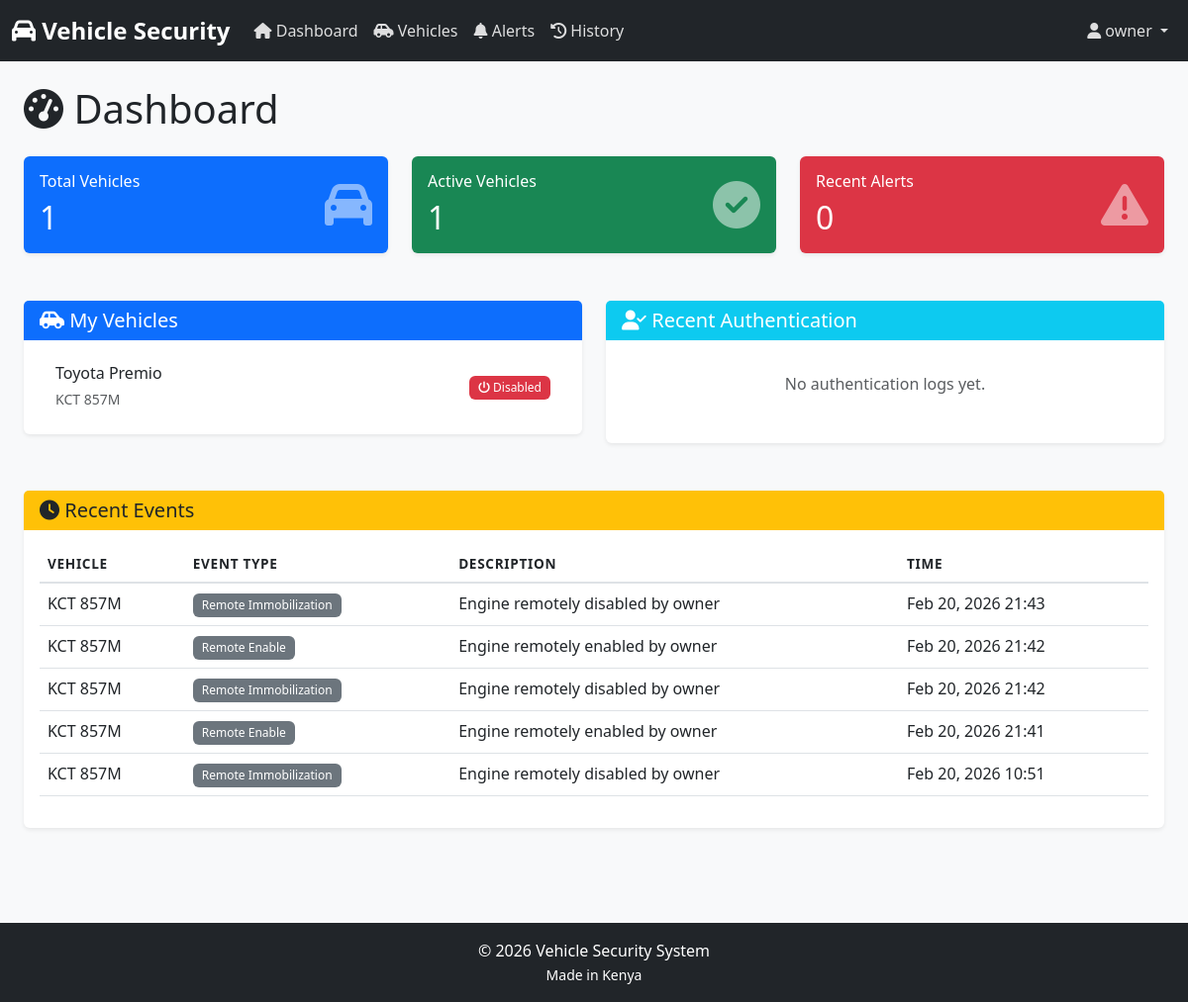
The page /dashboard/ (signed in) on the database as committed earlier.
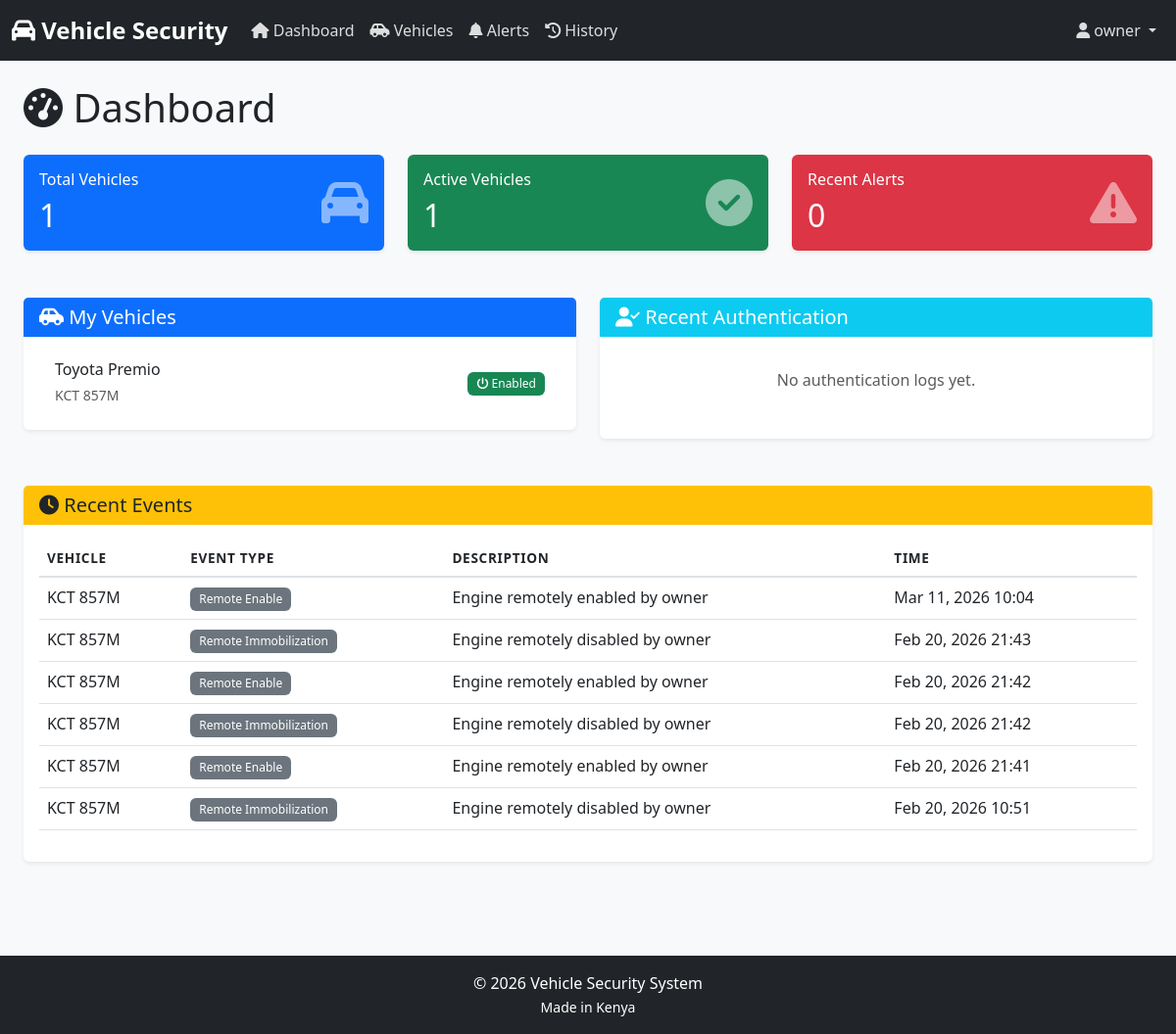
The same page on the database as committed later.
### vehicle_tracking/models.py (models this page shows, shortened)
class Vehicle(models.Model):
    VEHICLE_STATUS = (
        ('active', 'Active'),
        ('inactive', 'Inactive'),
        ('maintenance', 'Under Maintenance'),
        ('stolen', 'Stolen'),
    )
    owner = models.ForeignKey(settings.AUTH_USER_MODEL, on_delete=models.CASCADE,
                            related_name='owned_vehicles')
    registration_number = models.CharField(max_length=20, unique=True)
    make = models.CharField(max_length=50)
    model = models.CharField(max_length=50)
    year = models.IntegerField()
    color = models.CharField(max_length=30)
    vin = models.CharField(max_length=17, unique=True, blank=True, null=True)
    status = models.CharField(max_length=20, choices=VEHICLE_STATUS, default='active')
    engine_enabled = models.BooleanField(default=True)
    device_id = models.CharField(max_length=100, unique=True, help_text="Raspberry Pi device ID")
    created_at = models.DateTimeField(auto_now_add=True)
    updated_at = models.DateTimeField(auto_now=True)
    class Meta:
        ordering = ['-created_at']
        verbose_name = 'Vehicle'
        verbose_name_plural = 'Vehicles'

class VehicleEvent(models.Model):
    EVENT_TYPES = (
        ('engine_start', 'Engine Started'),
        ('engine_stop', 'Engine Stopped'),
        ('auth_success', 'Authentication Success'),
        ('auth_failed', 'Authentication Failed'),
        ('unauthorized_access', 'Unauthorized Access'),
        ('remote_immobilize', 'Remote Immobilization'),
        ('remote_enable', 'Remote Enable'),
        ('speed_alert', 'Speed Alert'),
        ('geofence_breach', 'Geofence Breach'),
        ('low_battery', 'Low Battery'),
        ('system_error', 'System Error'),
    )
    vehicle = models.ForeignKey(Vehicle, on_delete=models.CASCADE, related_name='events')
    event_type = models.CharField(max_length=30, choices=EVENT_TYPES)
    description = models.TextField()
    location = models.ForeignKey(VehicleLocation, on_delete=models.SET_NULL,
                                null=True, blank=True)
    user = models.ForeignKey(settings.AUTH_USER_MODEL, on_delete=models.SET_NULL,
                           null=True, blank=True)
    timestamp = models.DateTimeField(auto_now_add=True)
    class Meta:
        ordering = ['-timestamp']
        verbose_name = 'Vehicle Event'
        verbose_name_plural = 'Vehicle Events'

### vehicle_tracking/views.py (the view)
# urls.py: path('', views.dashboard_home, name='home'),
@login_required
def dashboard_home(request):
    if request.user.role == 'owner':
        vehicles = Vehicle.objects.filter(owner=request.user)
    elif request.user.vehicle:
        vehicles = Vehicle.objects.filter(id=request.user.vehicle.id)
    else:
        vehicles = Vehicle.objects.none()
    recent_events = VehicleEvent.objects.filter(
        vehicle__in=vehicles
    ).select_related('vehicle', 'user')[:10]
    recent_auth_logs = AuthenticationLog.objects.filter(
        vehicle__in=vehicles
    ).select_related('user', 'vehicle')[:10]
    total_vehicles = vehicles.count()
    active_vehicles = vehicles.filter(status='active').count()
    recent_alerts = VehicleEvent.objects.filter(
        vehicle__in=vehicles,
        event_type__in=['unauthorized_access', 'auth_failed', 'geofence_breach'],
        timestamp__gte=timezone.now() - timedelta(days=7)
    ).count()
    context = {
        'vehicles': vehicles,
        'recent_events': recent_events,
        'recent_auth_logs': recent_auth_logs,
        'total_vehicles': total_vehicles,
        'active_vehicles': active_vehicles,
        'recent_alerts': recent_alerts,
    }
    return render(request, 'dashboard/home.html', context)

### authentication/models.py (called while the page is built)
    def get_full_name(self):
        full_name = f"{self.first_name} {self.last_name}"
        return full_name.strip() or self.username

### templates/dashboard/home.html (shortened to what the changed rows need)
{% extends 'base/base.html' %}
{% block content %}
<div class="container-fluid">
    <h1 class="mb-4">
        <i class="fas fa-tachometer-alt"></i> Dashboard
    </h1>
    <div class="row mb-4">
        <div class="col-md-4">
            <div class="card bg-primary text-white">
                <div class="card-body">
                    <div class="d-flex justify-content-between align-items-center">
                        <div>
                            <h2 class="mb-0">{{ total_vehicles }}</h2>
                        </div>
                    </div>
                </div>
            </div>
        </div>
        <div class="col-md-4">
            <div class="card bg-success text-white">
                <div class="card-body">
                    <div class="d-flex justify-content-between align-items-center">
                        <div>
                            <h2 class="mb-0">{{ active_vehicles }}</h2>
                        </div>
                    </div>
                </div>
            </div>
        </div>
        <div class="col-md-4">
            <div class="card bg-danger text-white">
                <div class="card-body">
                    <div class="d-flex justify-content-between align-items-center">
                        <div>
                            <h2 class="mb-0">{{ recent_alerts }}</h2>
                        </div>
                    </div>
                </div>
            </div>
        </div>
    </div>
    <div class="row">
        <div class="col-lg-6 mb-4">
            <div class="card">
                <div class="card-body">
                    {% if vehicles %}
                    <div class="list-group list-group-flush">
                        {% for vehicle in vehicles %}
                        <a href="{% url 'dashboard:vehicle_detail' vehicle.id %}"
                           class="list-group-item list-group-item-action">
                            <div class="d-flex justify-content-between align-items-center">
                                <div>
                                    <h6 class="mb-1">{{ vehicle.make }} {{ vehicle.model }}</h6>
                                    <small class="text-muted">{{ vehicle.registration_number }}</small>
                                </div>
                                <div>
                                    {% if vehicle.engine_enabled %}
                                    <span class="badge bg-success">
                                        <i class="fas fa-power-off"></i> Enabled
                                    </span>
                                    {% else %}
                                    <span class="badge bg-danger">
                                        <i class="fas fa-power-off"></i> Disabled
                                    </span>
                                    {% endif %}
                                </div>
                            </div>
                        </a>
                        {% endfor %}
                    </div>
                    {% else %}
                    <p class="text-muted text-center py-3">No vehicles registered yet.</p>
                    {% endif %}
                </div>
            </div>
        </div>
    </div>
    <div class="row">
        <div class="col-12">
            <div class="card">
                <div class="card-body">
                    {% if recent_events %}
                    <div class="table-responsive">
                        <table class="table table-hover">
                            <thead>
                                <tr>
                                    <th>Vehicle</th>
                                    <th>Event Type</th>
                                    <th>Description</th>
                                    <th>Time</th>
                                </tr>
                            </thead>
                            <tbody>
                                {% for event in recent_events %}
                                <tr>
                                    <td>{{ event.vehicle.registration_number }}</td>
                                    <td>
                                        <span class="badge bg-secondary">
                                            {{ event.get_event_type_display }}
                                        </span>
                                    </td>
                                    <td>{{ event.description }}</td>
                                    <td>{{ event.timestamp|date:"M d, Y H:i" }}</td>
                                </tr>
                                {% endfor %}
                            </tbody>
                        </table>
                    </div>
                    {% else %}
                    <p class="text-muted text-center py-3">No events recorded yet.</p>
                    {% endif %}
                </div>
            </div>
        </div>
    </div>
</div>
{% endblock %}

Rows that differ between the two databases and show on the page:
changed Vehicle "Toyota": engine_enabled "Disabled" → "Enabled"
added VehicleEvent: vehicle.registration_number "KCT 857M", event_type "Remote Enable", description "Engine remotely enabled by owner", timestamp "Mar 11, 2026 10:04"
